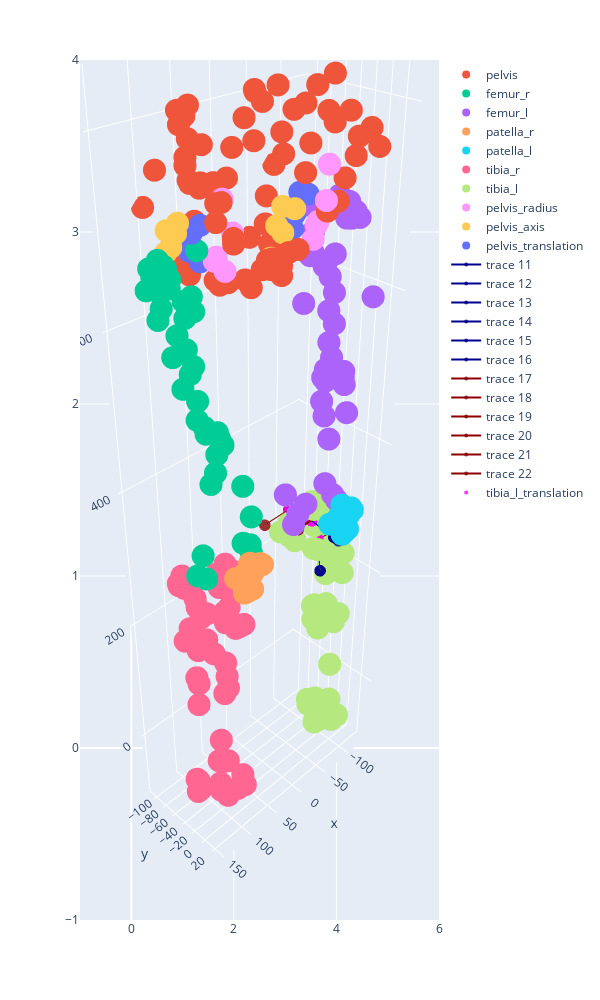

The code cell stored with this chart in its notebook:
### Code cell
# plot all results
import plotly.express as px
import plotly.graph_objects as go
fig = px.scatter(width=600, height=1000)
fig.add_trace(go.Scatter3d(x = pelvis_result[:, 0],  y = pelvis_result[:,1], z=pelvis_result[:,2], mode = 'markers', name = 'pelvis'))
fig.add_trace(go.Scatter3d(x = femur_r_result[:, 0],  y = femur_r_result[:,1], z=femur_r_result[:,2], mode = 'markers', name = 'femur_r'))
fig.add_trace(go.Scatter3d(x = femur_l_result[:, 0],  y = femur_l_result[:,1], z=femur_l_result[:,2], mode = 'markers', name = 'femur_l'))
fig.add_trace(go.Scatter3d(x = patella_r_result[:, 0],  y = patella_r_result[:,1], z=patella_r_result[:,2], mode = 'markers', name = 'patella_r'))
fig.add_trace(go.Scatter3d(x = patella_l_result[:, 0],  y = patella_l_result[:,1], z=patella_l_result[:,2], mode = 'markers', name = 'patella_l'))
fig.add_trace(go.Scatter3d(x = tibia_r_result[:, 0],  y = tibia_r_result[:,1], z=tibia_r_result[:,2], mode = 'markers', name = 'tibia_r'))
fig.add_trace(go.Scatter3d(x = tibia_l_result[:, 0],  y = tibia_l_result[:,1], z=tibia_l_result[:,2], mode = 'markers', name = 'tibia_l'))

fig.add_trace(go.Scatter3d(x = pl_r[:, 0],  y = pl_r[:,1], z=pl_r[:,2], mode = 'markers', name = 'pelvis_radius'))
fig.add_trace(go.Scatter3d(x = pl_a[:, 0],  y = pl_a[:,1], z=pl_a[:,2], mode = 'markers', name = 'pelvis_axis'))
fig.add_trace(go.Scatter3d(x = pl_t[:, 0],  y = pl_t[:,1], z=pl_t[:,2], mode = 'markers', name = 'pelvis_translation'))

for i, translation in enumerate(tl_t):
    fig.add_trace(go.Scatter3d(x = [translation[0], tl_r[i,0]], y = [translation[1], tl_r[i,1]], z = [translation[2], tl_r[i,2]], marker = dict(size=4, opacity=0.8, color='darkblue')))
for i, translation in enumerate(tl_t):
    fig.add_trace(go.Scatter3d(x = [translation[0], tl_a[i,0]], y = [translation[1], tl_a[i,1]], z = [translation[2], tl_a[i,2]], marker = dict(size=4, opacity=0.8, color='darkred')))

fig.add_trace(go.Scatter3d(x = tl_t[:, 0],  y = tl_t[:,1], z=tl_t[:,2], mode = 'markers', name = 'tibia_l_translation',  marker = dict(size=4, opacity=0.8,color = 'magenta')))


fig.update_scenes(aspectmode="data" )
camera = dict(
    up=dict(x=0, y=0, z=1),
    center=dict(x=0, y=0, z=0),
    eye=dict(x=2, y=2, z=2)
)
fig.update_layout(scene_camera=camera)
fig.show()
